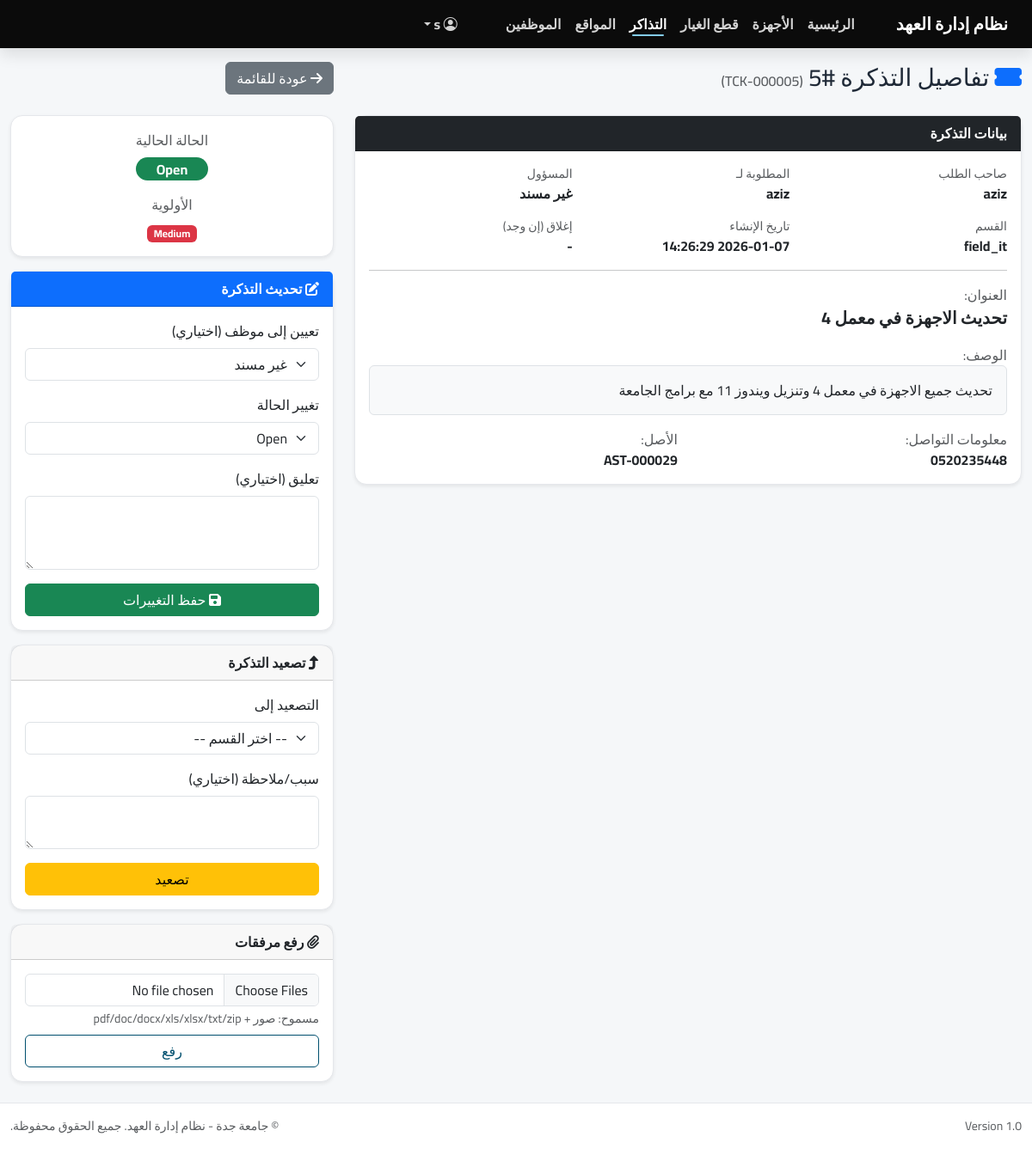
/public/index.php?page=tickets/show&id=5 (signed in), run on an earlier commit of the app's database.
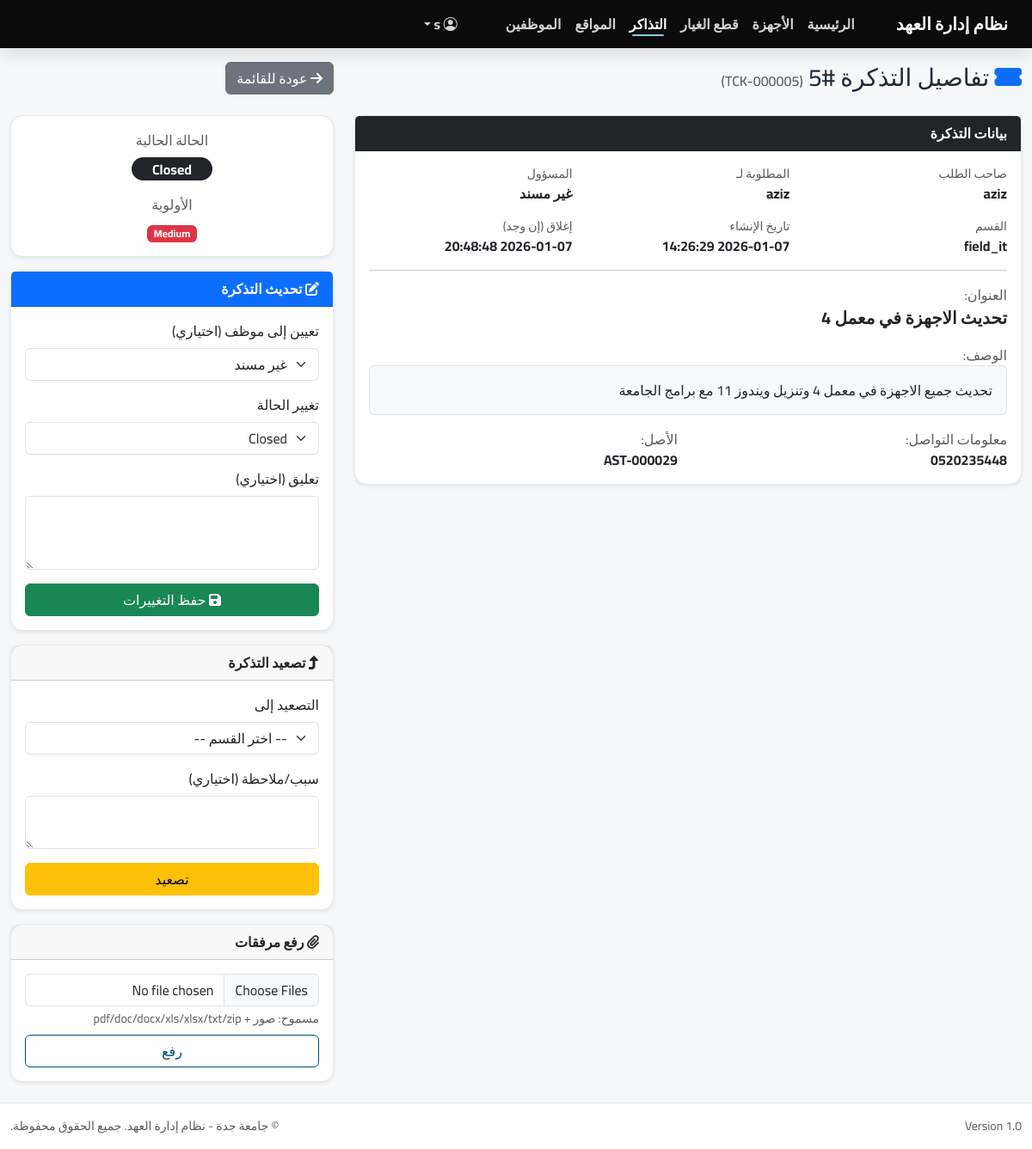
And on a later commit of the database.
### tables this page shows
CREATE TABLE `tickets` (
  `id` int(11) NOT NULL,
  `ticket_no` varchar(20) DEFAULT NULL,
  `created_by` int(11) NOT NULL,
  `asset_id` int(11) DEFAULT NULL,
  `location_id` int(10) UNSIGNED DEFAULT NULL,
  `subject` varchar(255) NOT NULL,
  `description` text NOT NULL,
  `status` varchar(50) DEFAULT 'Open',
  `priority` varchar(50) DEFAULT 'Medium',
  `category_id` int(10) UNSIGNED DEFAULT NULL,
  `contact_info` varchar(255) DEFAULT NULL,
  `assigned_to` int(11) DEFAULT NULL,
  `created_at` datetime DEFAULT current_timestamp(),
  `updated_at` datetime NOT NULL DEFAULT current_timestamp() ON UPDATE current_timestamp(),
  `closed_at` datetime DEFAULT NULL,
  `team` varchar(50) NOT NULL DEFAULT 'field_it',
  `requested_for_user_id` int(11) DEFAULT NULL
);

CREATE TABLE `users` (
  `id` int(11) NOT NULL,
  `username` varchar(50) NOT NULL,
  `email` varchar(100) NOT NULL,
  `password` varchar(255) NOT NULL,
  `role` enum('super_admin','manager','user') NOT NULL DEFAULT 'user',
  `created_at` datetime DEFAULT current_timestamp(),
  `job_title` varchar(100) DEFAULT NULL,
  `department` varchar(100) DEFAULT NULL,
  `phone` varchar(20) DEFAULT NULL,
  `avatar` varchar(255) DEFAULT 'default_avatar.png',
  `lang` varchar(5) DEFAULT 'ar',
  `dark_mode` tinyint(1) DEFAULT 0,
  `name` varchar(100) DEFAULT 'User',
  `manager_id` int(11) DEFAULT NULL
);

CREATE TABLE `assets` (
  `id` int(11) NOT NULL,
  `asset_tag` varchar(50) NOT NULL,
  `serial_no` varchar(100) NOT NULL,
  `brand` varchar(50) NOT NULL,
  `model` varchar(50) NOT NULL,
  `type` varchar(50) NOT NULL,
  `status` varchar(20) DEFAULT 'Active',
  `location_id` int(11) DEFAULT NULL,
  `assigned_to` int(11) DEFAULT NULL,
  `created_by` int(11) NOT NULL,
  `created_at` datetime DEFAULT current_timestamp(),
  `purchase_date` date DEFAULT NULL,
  `warranty_expiry` date DEFAULT NULL,
  `notes` text DEFAULT NULL
);

### app/controllers/TicketsController.php (called while the page is built, shortened)
<?php
class TicketsController extends Controller {
    private $ticketModel;
    private $userModel;
    public function __construct() {
        $this->ticketModel = $this->model('Ticket');
        $this->userModel   = $this->model('User');
    }
    private function getUsersForForm(): array {
        if (function_exists('isSuperAdmin') && isSuperAdmin()) {
            return method_exists($this->userModel, 'getUsers') ? $this->userModel->getUsers() : [];
        }
        return [];
    }
    public function show() {
        $id = isset($_GET['id']) ? (int)$_GET['id'] : 0;
        $ticket = $this->ticketModel->getTicketById($id);
        $updates = method_exists($this->ticketModel, 'getUpdatesByTicketId')
            ? $this->ticketModel->getUpdatesByTicketId($id)
            : [];
        $attachments = method_exists($this->ticketModel, 'getAttachmentsByTicketId')
            ? $this->ticketModel->getAttachmentsByTicketId($id)
            : [];
        $users = $this->getUsersForForm();
        $this->view('tickets/show', [
            'ticket' => $ticket,
            'updates' => $updates,
            'attachments' => $attachments,
            'users' => $users,
        ]);
    }
}

### app/libraries/Database.php (called while the page is built, shortened)
<?php
class Database {
    private $host = 'localhost';
    private $user = 'root';
    private $pass = '';
    private $dbname = 'it_inventory';
    private $dbh;
    private $stmt;
    public function __construct() {
        $dsn = 'mysql:host=' . $this->host . ';dbname=' . $this->dbname;
        $options = array(
            PDO::ATTR_PERSISTENT => true,
            PDO::ATTR_ERRMODE => PDO::ERRMODE_EXCEPTION
        );
        try {
            $this->dbh = new PDO($dsn, $this->user, $this->pass, $options);
        } catch(PDOException $e) {
            $this->error = $e->getMessage();
            echo $this->error;
        }
    }
    public function query($sql) {
        $this->stmt = $this->dbh->prepare($sql);
    }
    public function bind($param, $value, $type = null) {
        if (is_null($type)) {
            switch (true) {
                case is_int($value):
                    $type = PDO::PARAM_INT;
                    break;
            }
        }
        $this->stmt->bindValue($param, $value, $type);
    }
    public function execute() {
        return $this->stmt->execute();
    }
    public function single() {
        $this->execute();
        return $this->stmt->fetch(PDO::FETCH_OBJ);
    }
}

### app/models/Ticket.php (called while the page is built, shortened)
<?php
class Ticket
{
    private $db;
    public function __construct()
    {
        $this->db = new Database;
    }
    private function baseSelectSql(): string
    {
        return "
            SELECT
                t.*,
                u.name  AS user_name,
                u.email AS user_email,
                rf.name AS requested_for_name,
                au.name AS assigned_to_name,
                a.asset_tag,
                a.brand,
                a.model
            FROM tickets t
            JOIN users u ON t.created_by = u.id
            LEFT JOIN users rf ON t.requested_for_user_id = rf.id
            LEFT JOIN users au ON t.assigned_to = au.id
            LEFT JOIN assets a ON t.asset_id = a.id
        ";
    }
    public function getTicketById($id)
    {
        $sql = $this->baseSelectSql() . " WHERE t.id = :id";
        $this->db->query($sql);
        $this->db->bind(':id', (int)$id);
        return $this->db->single();
    }
    public function getUpdatesByTicketId(int $ticketId): array
    {
        try {
            $this->db->query("
                SELECT tu.*, u.name AS user_name
                FROM ticket_updates tu
                LEFT JOIN users u ON tu.user_id = u.id
                WHERE tu.ticket_id = :tid
                ORDER BY tu.created_at DESC
            ");
            $this->db->bind(':tid', $ticketId);
            return $this->db->resultSet();
        } catch (Throwable $e) {
            return [];
        }
    }
    public function getAttachmentsByTicketId(int $ticketId): array
    {
        try {
            $this->db->query("
                SELECT ta.*, u.name AS uploaded_by_name
                FROM ticket_attachments ta
                LEFT JOIN users u ON ta.uploaded_by = u.id
                WHERE ta.ticket_id = :tid
                ORDER BY ta.created_at DESC
            ");
            $this->db->bind(':tid', $ticketId);
            return $this->db->resultSet();
        } catch (Throwable $e) {
            return [];
        }
    }
}

### app/views/tickets/show.php (the view, shortened to what the changed rows need)
<?php require_once APPROOT . '/views/layouts/header.php'; ?>
<?php
$ticket = $data['ticket'];
$status = $ticket->status ?? '';
$badgeClass = 'bg-secondary';
if ($status === 'Open') $badgeClass = 'bg-success';
if ($status === 'Closed') $badgeClass = 'bg-dark';
$assignedToName = $ticket->assigned_to_name ?? 'غير مسند';
?>
<div class="row mb-4 align-items-center">
  <div class="col-md-8">
    <h3 class="mb-0">
      <i class="fa fa-ticket-alt text-primary"></i>
      تفاصيل التذكرة #<?php echo (int)$ticket->id; ?>
      <?php if (!empty($ticket->ticket_no)): ?>
        <span class="text-muted fs-6">(<?php echo htmlspecialchars($ticket->ticket_no); ?>)</span>
      <?php endif; ?>
    </h3>
  </div>
  <div class="col-md-4 text-md-end">
    <a href="<?php echo URLROOT; ?>/index.php?page=tickets/index" class="btn btn-secondary">
      <i class="fa fa-arrow-right"></i> عودة للقائمة
    </a>
  </div>
</div>
<div class="row">
  <div class="col-md-8">
    <div class="card shadow-sm mb-3">
      <div class="card-header bg-dark text-white">
        <strong>بيانات التذكرة</strong>
      </div>
      <div class="card-body">
        <div class="row g-3 mb-3">
          <div class="col-md-4">
            <div class="text-muted small">صاحب الطلب</div>
            <div class="fw-bold"><?php echo htmlspecialchars($ticket->user_name ?? '-'); ?></div>
          </div>
          <div class="col-md-4">
            <div class="text-muted small">المطلوبة لـ</div>
            <div class="fw-bold"><?php echo htmlspecialchars($ticket->requested_for_name ?? '-'); ?></div>
          </div>
          <div class="col-md-4">
            <div class="text-muted small">المسؤول</div>
            <div class="fw-bold"><?php echo htmlspecialchars($assignedToName); ?></div>
          </div>
        </div>
        <div class="row g-3 mb-3">
          <div class="col-md-4">
            <div class="text-muted small">القسم</div>
            <div class="fw-bold"><?php echo htmlspecialchars($ticket->team ?? '-'); ?></div>
          </div>
          <div class="col-md-4">
            <div class="text-muted small">تاريخ الإنشاء</div>
            <div class="fw-bold"><?php echo htmlspecialchars($ticket->created_at ?? '-'); ?></div>
          </div>
          <div class="col-md-4">
            <div class="text-muted small">إغلاق (إن وجد)</div>
            <div class="fw-bold"><?php echo htmlspecialchars($ticket->closed_at ?? '-'); ?></div>
          </div>
        </div>
        <hr>
        <div class="mb-3">
          <label class="text-muted">العنوان:</label>
          <div class="fw-bold fs-5"><?php echo htmlspecialchars($ticket->subject ?? '-', ENT_QUOTES, 'UTF-8'); ?></div>
        </div>
        <div class="mb-3">
          <label class="text-muted">الوصف:</label>
          <div class="p-3 bg-light rounded border">
            <?php echo nl2br(htmlspecialchars($ticket->description ?? '-', ENT_QUOTES, 'UTF-8')); ?>
          </div>
        </div>
        <div class="row">
          <div class="col-md-6">
            <label class="text-muted">معلومات التواصل:</label>
            <div class="fw-bold"><?php echo htmlspecialchars($ticket->contact_info ?? '-', ENT_QUOTES, 'UTF-8'); ?></div>
          </div>
          <div class="col-md-6">
            <label class="text-muted">الأصل:</label>
            <div class="fw-bold">
              <?php echo htmlspecialchars($ticket->asset_tag ?? (!empty($ticket->asset_id) ? ('ID: ' . (int)$ticket->asset_id) : '-')); ?>
            </div>
          </div>
        </div>
      </div>
    </div>
  </div>
  <div class="col-md-4">
    <div class="card shadow-sm mb-3 text-center">
      <div class="card-body">
        <div class="text-muted">الحالة الحالية</div>
        <div class="mt-2">
          <span class="badge <?php echo $badgeClass; ?> fs-6 rounded-pill px-4">
            <?php echo htmlspecialchars($status ?: '-', ENT_QUOTES, 'UTF-8'); ?>
          </span>
        </div>
        <div class="text-muted mt-3">الأولوية</div>
        <div class="mt-2">
          <span class="badge bg-danger"><?php echo htmlspecialchars($ticket->priority ?? '-', ENT_QUOTES, 'UTF-8'); ?></span>
        </div>
      </div>
    </div>
    <div class="card shadow-sm mb-3 border-primary">
      <div class="card-header bg-primary text-white">
        <strong><i class="fa fa-edit"></i> تحديث التذكرة</strong>
      </div>
      <div class="card-body">
        <form action="<?php echo URLROOT; ?>/index.php?page=tickets/update_status" method="post">
         <?php if (!empty($data['users'])): ?>
  <div class="mb-3">
    <label class="form-label">تعيين إلى موظف (اختياري)</label>
    <select name="assigned_to" class="form-select">
      <option value="">غير مسند</option>
    </select>
  </div>
<?php endif; ?>
          <div class="mb-3">
            <label class="form-label">تغيير الحالة</label>
            <select name="status" class="form-select" required>
              <option value="Open" <?php echo ($status==='Open')?'selected':''; ?>>Open</option>
              <option value="Closed" <?php echo ($status==='Closed')?'selected':''; ?>>Closed</option>
            </select>
          </div>
          <div class="mb-3">
            <label class="form-label">تعليق (اختياري)</label>
            <textarea name="comment" class="form-control" rows="3"></textarea>
          </div>
          <div class="d-grid">
            <button class="btn btn-success" type="submit">
              <i class="fa fa-save"></i> حفظ التغييرات
            </button>
          </div>
        </form>
      </div>
    </div>
    <div class="card shadow-sm mb-3">
      <div class="card-header">
        <strong><i class="fa fa-level-up-alt"></i> تصعيد التذكرة</strong>
      </div>
      <div class="card-body">
        <form action="<?php echo URLROOT; ?>/index.php?page=tickets/escalate" method="post">
          <div class="mb-3">
            <label class="form-label">التصعيد إلى</label>
            <select name="team" class="form-select" required>
              <option value="">-- اختر القسم --</option>
            </select>
          </div>
          <div class="mb-3">
            <label class="form-label">سبب/ملاحظة (اختياري)</label>
            <textarea name="comment" class="form-control" rows="2"></textarea>
          </div>
          <div class="d-grid">
            <button class="btn btn-warning" type="submit">تصعيد</button>
          </div>
        </form>
      </div>
    </div>
    <div class="card shadow-sm">
      <div class="card-header">
        <strong><i class="fa fa-paperclip"></i> رفع مرفقات</strong>
      </div>
      <div class="card-body">
        <form action="<?php echo URLROOT; ?>/index.php?page=tickets/upload" method="post" enctype="multipart/form-data">
          <div class="mb-2">
            <input type="file" name="files[]" class="form-control" multiple
              accept=".jpg,.jpeg,.png,.webp,.pdf,.doc,.docx,.xls,.xlsx,.txt,.zip">
            <div class="form-text">مسموح: صور + pdf/doc/docx/xls/xlsx/txt/zip</div>
          </div>
          <div class="d-grid">
            <button class="btn btn-outline-primary" type="submit">رفع</button>
          </div>
        </form>
      </div>
    </div>
  </div>
</div>
<?php require_once APPROOT . '/views/layouts/footer.php'; ?>

What changed in the data, as far as the page shows it:
changed tickets "تحديث الاجهزة في معمل 4": closed_at "-" → "2026-01-07 20:48:48"; status "Open" → "Closed"
